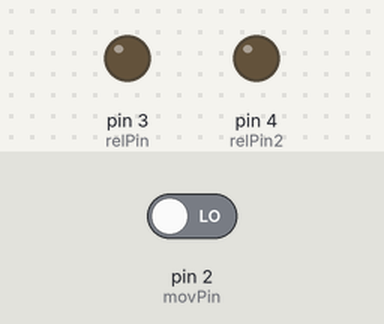
A sketch run on a simulated Arduino Uno, built with avr-gcc and run on an emulated ATmega328P. On the bench: output pins drawn as LEDs (lit = HIGH). Inputs (shaded band) come from the test bench; at power-on: pin 2 (movPin) LOW.

Above: at 1.2 s.
1.3 s: pin 2 (movPin) driven HIGH
At 2.5 s:
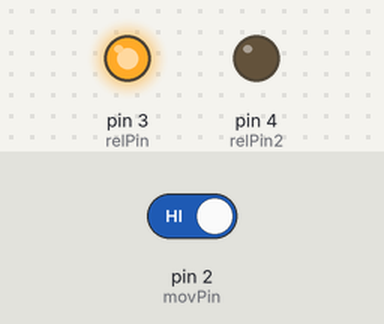
2.8 s: pin 2 (movPin) driven LOW
At 3.7 s:
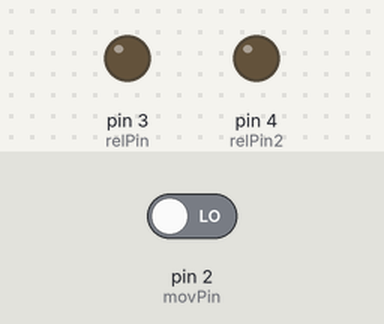
Timing chart, 0 to 5.8 s (numbered marks = the images above; inputs shaded):
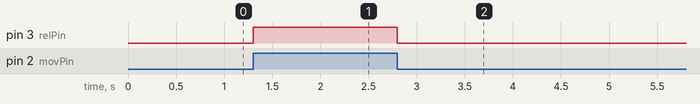

Measured:
- after the input at 1.3 s, pin 3 (relPin): LOW → HIGH at once
- after the input at 2.8 s, pin 3 (relPin): HIGH → LOW at once

The sketch:

table_v1.ino
```cpp
/*
  ПО умного рабочего стола
  Версия: 0.1a
  Сборка : 1
  Дата : 23.01.2019
*/


/*
  Управление столом происходит через специальное мобильное приложение
  Так же стол автоматические выбирает сценарии работы в зависимости от настроек стола в прошивке и приложении

*/
// ************************** НАСТРОЙКИ ***********************
#define LED_IRK                      1 // 0- выкл 1-вкл  АВТОМАТИЧЕСКОЕ ВКЛЮЧЕНИЕ СВЕТА ПО ПРИБЛИЖЕНИЕ К СТОЛУ
//*************************** БИБЛИОТЕКИ ******************


//********************************МОДУЛИ ПОДКЛЮЧЁННЫЕ К системе

//*************************************ПЕРЕМЕННЫЕ*********************
const int movPin = 2;
const int relPin = 3;
const int relPin2 = 4;


void setup() {
 pinMode(movPin, INPUT);
 pinMode(relPin, OUTPUT);
 pinMode(relPin2, OUTPUT);

}

void loop() {
if (LED_IRK == 1) {
  svet_irk();
  }


}
void svet_irk(){

int val = digitalRead(movPin);
if (val)
   digitalWrite(relPin, HIGH);
else
   digitalWrite(relPin, LOW);


  }
void bluetooth(){


  }
void opros(){

  }


void holod(){


  }

void hot(){


}
void dver(){


}
```
